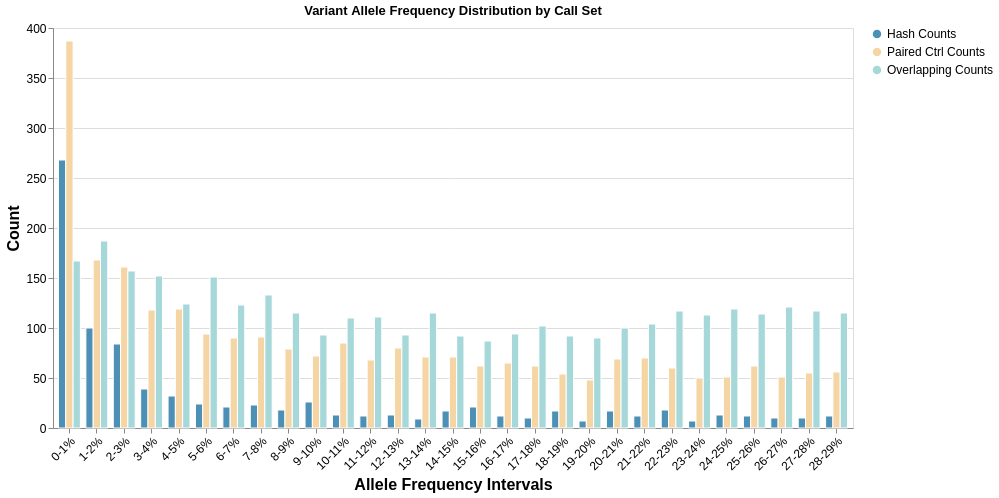

Source (notebook cell):
### Code cell
import altair as alt
import pandas as pd
import numpy as np

hash_counts = [268,
100,
84,
39,
32,
24,
21,
23,
18,
26,
13,
12,
13,
9,
17,
21,
12,
10,
17,
7,
17,
12,
18,
7,
13,
12,
10,
10,
12,
#685
]

paired_control_counts = [387,
168,
161,
118,
119,
94,
90,
91,
79,
72,
85,
68,
80,
71,
71,
62,
65,
62,
54,
48,
69,
70,
60,
50,
51,
62,
51,
55,
56,
#10880
]

overlapping_counts =[
167,
187,
157,
152,
124,
151,
123,
133,
115,
93,
110,
111,
93,
115,
92,
87,
94,
102,
92,
90,
100,
104,
117,
113,
119,
114,
121,
117,
115,
#38053
]

# Your color palette
red = '#D79DB8'
orange = '#F5D5A4'
green = '#A7D8D9'
blue = '#4D90B6'
purple = '#9D8BA7'

# Create the frequency intervals
bin_labels = [f"{i*1}-{(i+1)*1}%" for i in range(29)]
bin_labels.append("29%")  # Last bin is 19-100%

# Combine all data into a single DataFrame
data_rows = []
degrees_data = {
    'Hash Counts': (hash_counts, blue),
    'Paired Ctrl Counts': (paired_control_counts, orange),
    'Overlapping Counts': (overlapping_counts, green)
}

for degree_name, (counts, color) in degrees_data.items():
    for i, count in enumerate(counts):
        data_rows.append({
            'frequency_interval': bin_labels[i],
            'count': count,
            'degree': degree_name
        })

# Create DataFrame
combined_df = pd.DataFrame(data_rows)

# Create the grouped bar chart
chart = alt.Chart(combined_df).mark_bar(
    stroke='white',
    strokeWidth=1
).add_params(
    alt.selection_interval()
).encode(
    x=alt.X('frequency_interval:O',
            title='Allele Frequency Intervals',
            axis=alt.Axis(labelAngle=-45, labelFontSize=12, titleFontSize=16),
            sort=bin_labels),
    y=alt.Y('count:Q',
            title='Count',
            axis=alt.Axis(tickMinStep=1, labelFontSize=12, titleFontSize=16)),
    color=alt.Color('degree:N',
                    title='',
                    scale=alt.Scale(domain=['Hash Counts', 'Paired Ctrl Counts', 'Overlapping Counts'],
                                   range=[blue, orange, green]),
                                   legend=alt.Legend(titleFontSize=20, labelFontSize=12, symbolSize=100, symbolType='circle')),    xOffset=alt.XOffset('degree:N'),
    tooltip=['degree:N', 'frequency_interval:O', 'count:Q'],
).properties(
    width=800,
    height=400,
    title='Variant Allele Frequency Distribution by Call Set'
    ).resolve_scale(
    color='independent'
)

# Display the chart
chart.show()

### Figure 1 — Vega-Lite specification as saved in the notebook (floating-point values rounded to 4 significant figures)
{"config": {"view": {"continuousWidth": 300, "continuousHeight": 300}}, "data": {"name": "data-a8ffad90461cc787de30eaf591dde47e"}, "mark": {"type": "bar", "stroke": "white", "strokeWidth": 1}, "encoding": {"color": {"field": "degree", "legend": {"labelFontSize": 12, "symbolSize": 100, "symbolType": "circle", "titleFontSize": 20}, "scale": {"domain": ["Hash Counts", "Paired Ctrl Counts", "Overlapping Counts"], "range": ["#4D90B6", "#F5D5A4", "#A7D8D9"]}, "title": "", "type": "nominal"}, "tooltip": [{"field": "degree", "type": "nominal"}, {"field": "frequency_interval", "type": "ordinal"}, {"field": "count", "type": "quantitative"}], "x": {"axis": {"labelAngle": -45, "labelFontSize": 12, "titleFontSize": 16}, "field": "frequency_interval", "sort": ["0-1%", "1-2%", "2-3%", "3-4%", "4-5%", "5-6%", "6-7%", "7-8%", "8-9%", "9-10%", "10-11%", "11-12%", "12-13%", "13-14%", "14-15%", "15-16%", "16-17%", "17-18%", "18-19%", "19-20%", "20-21%", "21-22%", "22-23%", "23-24%", "24-25%", "25-26%", "26-27%", "27-28%", "28-29%", "29%"], "title": "Allele Frequency Intervals", "type": "ordinal"}, "xOffset": {"field": "degree", "type": "nominal"}, "y": {"axis": {"labelFontSize": 12, "tickMinStep": 1, "titleFontSize": 16}, "field": "count", "title": "Count", "type": "quantitative"}}, "height": 400, "params": [{"name": "param_14", "select": {"type": "interval"}}], "resolve": {"scale": {"color": "independent"}}, "title": "Variant Allele Frequency Distribution by Call Set", "width": 800, "$schema": "https://vega.github.io/schema/vega-lite/v5.20.1.json", "datasets": {"data-a8ffad90461cc787de30eaf591dde47e": [{"frequency_interval": "0-1%", "count": 268, "degree": "Hash Counts"}, {"frequency_interval": "1-2%", "count": 100, "degree": "Hash Counts"}, {"frequency_interval": "2-3%", "count": 84, "degree": "Hash Counts"}, {"frequency_interval": "3-4%", "count": 39, "degree": "Hash Counts"}, {"frequency_interval": "4-5%", "count": 32, "degree": "Hash Counts"}, {"frequency_interval": "5-6%", "count": 24, "degree": "Hash Counts"}, {"frequency_interval": "6-7%", "count": 21, "degree": "Hash Counts"}, {"frequency_interval": "7-8%", "count": 23, "degree": "Hash Counts"}, {"frequency_interval": "8-9%", "count": 18, "degree": "Hash Counts"}, {"frequency_interval": "9-10%", "count": 26, "degree": "Hash Counts"}, {"frequency_interval": "10-11%", "count": 13, "degree": "Hash Counts"}, {"frequency_interval": "11-12%", "count": 12, "degree": "Hash Counts"}, {"frequency_interval": "12-13%", "count": 13, "degree": "Hash Counts"}, {"frequency_interval": "13-14%", "count": 9, "degree": "Hash Counts"}, {"frequency_interval": "14-15%", "count": 17, "degree": "Hash Counts"}, {"frequency_interval": "15-16%", "count": 21, "degree": "Hash Counts"}, {"frequency_interval": "16-17%", "count": 12, "degree": "Hash Counts"}, {"frequency_interval": "17-18%", "count": 10, "degree": "Hash Counts"}, {"frequency_interval": "18-19%", "count": 17, "degree": "Hash Counts"}, {"frequency_interval": "19-20%", "count": 7, "degree": "Hash Counts"}, {"frequency_interval": "20-21%", "count": 17, "degree": "Hash Counts"}, {"frequency_interval": "21-22%", "count": 12, "degree": "Hash Counts"}, {"frequency_interval": "22-23%", "count": 18, "degree": "Hash Counts"}, {"frequency_interval": "23-24%", "count": 7, "degree": "Hash Counts"}, {"frequency_interval": "24-25%", "count": 13, "degree": "Hash Counts"}, {"frequency_interval": "25-26%", "count": 12, "degree": "Hash Counts"}, {"frequency_interval": "26-27%", "count": 10, "degree": "Hash Counts"}, {"frequency_interval": "27-28%", "count": 10, "degree": "Hash Counts"}, {"frequency_interval": "28-29%", "count": 12, "degree": "Hash Counts"}, {"frequency_interval": "0-1%", "count": 387, "degree": "Paired Ctrl Counts"}, {"frequency_interval": "1-2%", "count": 168, "degree": "Paired Ctrl Counts"}, {"frequency_interval": "2-3%", "count": 161, "degree": "Paired Ctrl Counts"}, {"frequency_interval": "3-4%", "count": 118, "degree": "Paired Ctrl Counts"}, {"frequency_interval": "4-5%", "count": 119, "degree": "Paired Ctrl Counts"}, {"frequency_interval": "5-6%", "count": 94, "degree": "Paired Ctrl Counts"}, {"frequency_interval": "6-7%", "count": 90, "degree": "Paired Ctrl Counts"}, {"frequency_interval": "7-8%", "count": 91, "degree": "Paired Ctrl Counts"}, {"frequency_interval": "8-9%", "count": 79, "degree": "Paired Ctrl Counts"}, {"frequency_interval": "9-10%", "count": 72, "degree": "Paired Ctrl Counts"}, {"frequency_interval": "10-11%", "count": 85, "degree": "Paired Ctrl Counts"}, {"frequency_interval": "11-12%", "count": 68, "degree": "Paired Ctrl Counts"}, {"frequency_interval": "12-13%", "count": 80, "degree": "Paired Ctrl Counts"}, {"frequency_interval": "13-14%", "count": 71, "degree": "Paired Ctrl Counts"}, {"frequency_interval": "14-15%", "count": 71, "degree": "Paired Ctrl Counts"}, {"frequency_interval": "15-16%", "count": 62, "degree": "Paired Ctrl Counts"}, {"frequency_interval": "16-17%", "count": 65, "degree": "Paired Ctrl Counts"}, {"frequency_interval": "17-18%", "count": 62, "degree": "Paired Ctrl Counts"}, {"frequency_interval": "18-19%", "count": 54, "degree": "Paired Ctrl Counts"}, {"frequency_interval": "19-20%", "count": 48, "degree": "Paired Ctrl Counts"}, {"frequency_interval": "20-21%", "count": 69, "degree": "Paired Ctrl Counts"}, {"frequency_interval": "21-22%", "count": 70, "degree": "Paired Ctrl Counts"}, {"frequency_interval": "22-23%", "count": 60, "degree": "Paired Ctrl Counts"}, {"frequency_interval": "23-24%", "count": 50, "degree": "Paired Ctrl Counts"}, {"frequency_interval": "24-25%", "count": 51, "degree": "Paired Ctrl Counts"}, {"frequency_interval": "25-26%", "count": 62, "degree": "Paired Ctrl Counts"}, {"frequency_interval": "26-27%", "count": 51, "degree": "Paired Ctrl Counts"}, {"frequency_interval": "27-28%", "count": 55, "degree": "Paired Ctrl Counts"}, {"frequency_interval": "28-29%", "count": 56, "degree": "Paired Ctrl Counts"}, {"frequency_interval": "0-1%", "count": 167, "degree": "Overlapping Counts"}, {"frequency_interval": "1-2%", "count": 187, "degree": "Overlapping Counts"}, {"frequency_interval": "2-3%", "count": 157, "degree": "Overlapping Counts"}, {"frequency_interval": "3-4%", "count": 152, "degree": "Overlapping Counts"}, {"frequency_interval": "4-5%", "count": 124, "degree": "Overlapping Counts"}, {"frequency_interval": "5-6%", "count": 151, "degree": "Overlapping Counts"}, {"frequency_interval": "6-7%", "count": 123, "degree": "Overlapping Counts"}, {"frequency_interval": "7-8%", "count": 133, "degree": "Overlapping Counts"}, {"frequency_interval": "8-9%", "count": 115, "degree": "Overlapping Counts"}, {"frequency_interval": "9-10%", "count": 93, "degree": "Overlapping Counts"}, {"frequency_interval": "10-11%", "count": 110, "degree": "Overlapping Counts"}, {"frequency_interval": "11-12%", "count": 111, "degree": "Overlapping Counts"}, {"frequency_interval": "12-13%", "count": 93, "degree": "Overlapping Counts"}, {"frequency_interval": "13-14%", "count": 115, "degree": "Overlapping Counts"}, {"frequency_interval": "14-15%", "count": 92, "degree": "Overlapping Counts"}, {"frequency_interval": "15-16%", "count": 87, "degree": "Overlapping Counts"}, {"frequency_interval": "16-17%", "count": 94, "degree": "Overlapping Counts"}, {"frequency_interval": "17-18%", "count": 102, "degree": "Overlapping Counts"}, {"frequency_interval": "18-19%", "count": 92, "degree": "Overlapping Counts"}, {"frequency_interval": "19-20%", "count": 90, "degree": "Overlapping Counts"}, {"frequency_interval": "20-21%", "count": 100, "degree": "Overlapping Counts"}, {"frequency_interval": "21-22%", "count": 104, "degree": "Overlapping Counts"}, {"frequency_interval": "22-23%", "count": 117, "degree": "Overlapping Counts"}, {"frequency_interval": "23-24%", "count": 113, "degree": "Overlapping Counts"}, {"frequency_interval": "24-25%", "count": 119, "degree": "Overlapping Counts"}, {"frequency_interval": "25-26%", "count": 114, "degree": "Overlapping Counts"}, {"frequency_interval": "26-27%", "count": 121, "degree": "Overlapping Counts"}, {"frequency_interval": "27-28%", "count": 117, "degree": "Overlapping Counts"}, {"frequency_interval": "28-29%", "count": 115, "degree": "Overlapping Counts"}]}}
